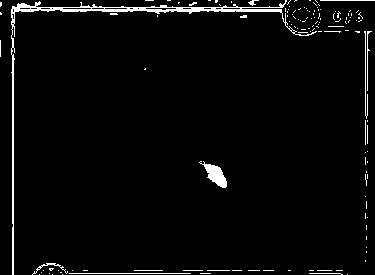
#> input picture RodniaMT2/fishingBot/mask.png, 375 x 275 px
$ python fishDirectionHelper.py
#> lines starting #> are read from the running program, lines starting #| are printed output that depends on the picture; after the words box and inside, x2 and y2 are one past the last pixel; in counts of white or black regions, pixels touching at a corner belong together
import cv2
import numpy as np
import os

current_dir = os.path.dirname(os.path.abspath(__file__))

mask = cv2.imread(os.path.join(current_dir, "mask.png"))
#> mask is the input picture: shape (275, 375, 3); 3.2% white; 133 white regions (120 under 20 px), largest, box (x1, y1, x2, y2) and area: (11, 0, 317, 275) 1854, (199, 161, 227, 188) 329, (69, 273, 191, 274) 122
mask = cv2.cvtColor(mask, cv2.COLOR_BGR2GRAY)
#> mask: shape (275, 375); 3.2% white; 133 white regions (120 under 20 px)
# find the biggest contour in the mask
cnts, _ = cv2.findContours(mask, cv2.RETR_EXTERNAL, cv2.CHAIN_APPROX_SIMPLE)
#> cnts = 133 contours, 130 with area under 20; largest, box (x1, y1, x2, y2) and area: (11, 0, 317, 275) 1354, (199, 161, 227, 188) 286, (32, 263, 68, 275) 30
# find the countour with the biggest area bellow 500
cnts = sorted([cnt for cnt in cnts if cv2.contourArea(cnt) < 300], key=cv2.contourArea, reverse=True)[:1]
#> cnts = 1 contour; box (x1, y1, x2, y2) and area: (199, 161, 227, 188) 286
x, y, w, h = cv2.boundingRect(cnts[0])
#> x = 199; y = 161; w = 28; h = 27

direction = 0
# determine the direction in 360 degrees
# determin if the width or height is bigger
# if width is bigger, then the fish is swimming left or right with a 50% margin
# if height is bigger, then the fish is swimming up or down with a 50% margin
# the sense of the swim is determined by the side containing the biggest contour
# the margin by the side, in the opposite direction of the swim, containing the second biggest contour
if w > h:
    left_half = mask[y:y+h, x:x+w//2]
    right_half = mask[y:y+h, x+w//2:x+w]
    left_half_cnts, _ = cv2.findContours(left_half, cv2.RETR_EXTERNAL, cv2.CHAIN_APPROX_SIMPLE)
#> left_half_cnts = 1 contour; box (x1, y1, x2, y2) and area: (0, 0, 14, 21) 80
    right_half_cnts, _ = cv2.findContours(right_half, cv2.RETR_EXTERNAL, cv2.CHAIN_APPROX_SIMPLE)
#> right_half_cnts = 1 contour; box (x1, y1, x2, y2) and area: (0, 4, 14, 27) 190
    left_half_cnts = sorted([cnt for cnt in left_half_cnts if cv2.contourArea(cnt) < 300], key=cv2.contourArea, reverse=True)[:1]
    right_half_cnts = sorted([cnt for cnt in right_half_cnts if cv2.contourArea(cnt) < 300], key=cv2.contourArea, reverse=True)[:1]
    if len(left_half_cnts) > 0 and len(right_half_cnts) > 0:
        if cv2.contourArea(left_half_cnts[0]) > cv2.contourArea(right_half_cnts[0]):
            direction = 270
        else:
            direction = 90

    upper_half = mask[y:y+h//2, x:x+w]
    lower_half = mask[y+h//2:y+h, x:x+w]
    upper_half_cnts, _ = cv2.findContours(upper_half, cv2.RETR_EXTERNAL, cv2.CHAIN_APPROX_SIMPLE)
#> upper_half_cnts = 1 contour; box (x1, y1, x2, y2) and area: (0, 0, 24, 13) 118
    lower_half_cnts, _ = cv2.findContours(lower_half, cv2.RETR_EXTERNAL, cv2.CHAIN_APPROX_SIMPLE)
#> lower_half_cnts = 1 contour; box (x1, y1, x2, y2) and area: (8, 0, 28, 14) 154
    upper_half_cnts = sorted([cnt for cnt in upper_half_cnts if cv2.contourArea(cnt) < 300], key=cv2.contourArea, reverse=True)[:1]
    lower_half_cnts = sorted([cnt for cnt in lower_half_cnts if cv2.contourArea(cnt) < 300], key=cv2.contourArea, reverse=True)[:1]
    # use the vertical information to adjust the angle in a percentage of 50%
    if len(upper_half_cnts) > 0 and len(lower_half_cnts) > 0:
        if cv2.contourArea(upper_half_cnts[0]) > cv2.contourArea(lower_half_cnts[0]):
            direction += 15
        else:
            direction -= 15
else:
    upper_half = mask[y:y+h//2, x:x+w]
    lower_half = mask[y+h//2:y+h, x:x+w]
    upper_half_cnts, _ = cv2.findContours(upper_half, cv2.RETR_EXTERNAL, cv2.CHAIN_APPROX_SIMPLE)
    lower_half_cnts, _ = cv2.findContours(lower_half, cv2.RETR_EXTERNAL, cv2.CHAIN_APPROX_SIMPLE)
    upper_half_cnts = sorted([cnt for cnt in upper_half_cnts if cv2.contourArea(cnt) < 300], key=cv2.contourArea, reverse=True)[:1]
    lower_half_cnts = sorted([cnt for cnt in lower_half_cnts if cv2.contourArea(cnt) < 300], key=cv2.contourArea, reverse=True)[:1]
    if len(upper_half_cnts) > 0 and len(lower_half_cnts) > 0:
        if cv2.contourArea(upper_half_cnts[0]) > cv2.contourArea(lower_half_cnts[0]):
            direction = 0
        else:
            direction = 180

    left_half = mask[y:y+h, x:x+w//2]
    right_half = mask[y:y+h, x+w//2:x+w]
    left_half_cnts, _ = cv2.findContours(left_half, cv2.RETR_EXTERNAL, cv2.CHAIN_APPROX_SIMPLE)
    right_half_cnts, _ = cv2.findContours(right_half, cv2.RETR_EXTERNAL, cv2.CHAIN_APPROX_SIMPLE)
    left_half_cnts = sorted([cnt for cnt in left_half_cnts if cv2.contourArea(cnt) < 300], key=cv2.contourArea, reverse=True)[:1]
    right_half_cnts = sorted([cnt for cnt in right_half_cnts if cv2.contourArea(cnt) < 300], key=cv2.contourArea, reverse=True)[:1]
    # use the horizontal information to adjust the angle in a percentage of 50%
    if len(left_half_cnts) > 0 and len(right_half_cnts) > 0:
        if cv2.contourArea(left_half_cnts[0]) > cv2.contourArea(right_half_cnts[0]):
            direction += 15
        else:
            direction -= 15

print(direction)

# draw an arrow in the direction of the fish
cv2.arrowedLine(mask, (x+w//2, y+h//2), (x+w//2+int(100*np.cos(np.deg2rad(direction))), y+h//2+int(100*np.sin(np.deg2rad(direction)))), (255, 255, 255), 2)
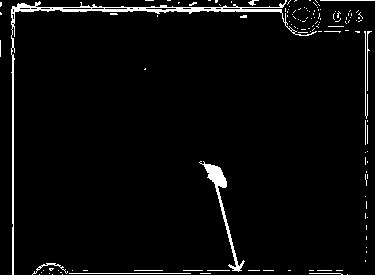
#> mask: shape (275, 375); 3.5% white; 132 white regions (119 under 20 px), largest, box (x1, y1, x2, y2) and area: (11, 0, 317, 275) 1854, (199, 161, 245, 272) 641, (69, 273, 191, 274) 122

# draw the biggest contour (c) in green
screenshot = cv2.cvtColor(mask, cv2.COLOR_GRAY2BGR)
cv2.rectangle(screenshot, (x, y), (x+w, y+h), (0, 255, 0), 2)
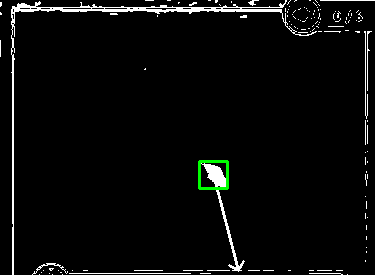
#> screenshot: shape (275, 375, 3); mean B, G, R 8.8, 9.6, 8.8

cv2.imshow("mask", screenshot)
cv2.waitKey()
